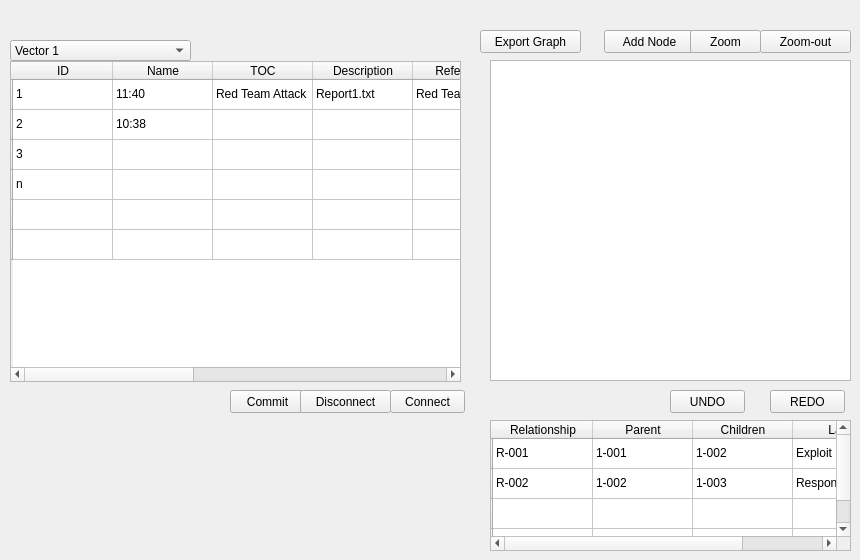
    <widget class="QWidget" name="VectorView">
     <attribute name="title">
      <string>Vector View</string>
     </attribute>
     <widget class="QTableWidget" name="VectorViewVectorTable">
      <property name="geometry">
       <rect>
        <x>10</x>
        <y>61</y>
        <width>451</width>
        <height>321</height>
       </rect>
      </property>
      <row>
       <property name="text">
        <string/>
       </property>
      </row>
      <row>
       <property name="text">
        <string/>
       </property>
      </row>
      <row>
       <property name="text">
        <string/>
       </property>
      </row>
      <row>
       <property name="text">
        <string/>
       </property>
      </row>
      <row>
       <property name="text">
        <string/>
       </property>
      </row>
      <row>
       <property name="text">
        <string/>
       </property>
      </row>
      <column>
       <property name="text">
        <string>ID</string>
       </property>
      </column>
      <column>
       <property name="text">
        <string>Name</string>
       </property>
      </column>
      <column>
       <property name="text">
        <string>TOC</string>
       </property>
      </column>
      <column>
       <property name="text">
        <string>Description</string>
       </property>
      </column>
      <column>
       <property name="text">
        <string>Reference</string>
       </property>
      </column>
      <column>
       <property name="text">
        <string>Creator</string>
       </property>
      </column>
      <column>
       <property name="text">
        <string>Event</string>
       </property>
      </column>
      <column>
       <property name="text">
        <string>Icon Type</string>
       </property>
      </column>
      <column>
       <property name="text">
        <string>Artifact</string>
       </property>
      </column>
      <column>
       <property name="text">
        <string>Visibility</string>
       </property>
      </column>
      <item row="0" column="0">
       <property name="text">
        <string>1</string>
       </property>
      </item>
      <item row="0" column="1">
       <property name="text">
        <string>11:40</string>
       </property>
      </item>
      <item row="0" column="2">
       <property name="text">
        <string>Red Team Attack</string>
       </property>
      </item>
      <item row="0" column="3">
       <property name="text">
        <string>Report1.txt</string>
       </property>
      </item>
      <item row="0" column="4">
       <property name="text">
        <string>Red Team</string>
       </property>
      </item>
      <item row="0" column="5">
       <property name="text">
        <string>Red</string>
       </property>
      </item>
      <item row="0" column="6">
       <property name="text">
        <string>Red</string>
       </property>
      </item>
      <item row="0" column="7">
       <property name="text">
        <string>File01.jpg</string>
       </property>
      </item>
      <item row="0" column="8">
       <property name="text">
        <string>notes.csv</string>
       </property>
      </item>
      <item row="1" column="0">
       <property name="text">
        <string>2</string>
       </property>
      </item>
      <item row="1" column="1">
       <property name="text">
        <string>10:38</string>
       </property>
      </item>
      <item row="2" column="0">
       <property name="text">
        <string>3</string>
       </property>
      </item>
      <item row="3" column="0">
       <property name="text">
        <string>n</string>
       </property>
      </item>
     </widget>
     <widget class="QPushButton" name="VectorViewCommitBtn">
      <property name="geometry">
       <rect>
        <x>230</x>
        <y>390</y>
        <width>75</width>
        <height>23</height>
       </rect>
      </property>
      <property name="text">
       <string>Commit</string>
      </property>
     </widget>
     <widget class="QPushButton" name="VectorViewDisconnectBtn">
      <property name="geometry">
       <rect>
        <x>300</x>
        <y>390</y>
        <width>91</width>
        <height>23</height>
       </rect>
      </property>
      <property name="text">
       <string>Disconnect</string>
      </property>
     </widget>
     <widget class="QPushButton" name="VectorViewConnectBtn">
      <property name="geometry">
       <rect>
        <x>390</x>
        <y>390</y>
        <width>75</width>
        <height>23</height>
       </rect>
      </property>
      <property name="text">
       <string>Connect</string>
      </property>
     </widget>
     <widget class="QPushButton" name="VectorViewRedoBtn">
      <property name="geometry">
       <rect>
        <x>770</x>
        <y>390</y>
        <width>75</width>
        <height>23</height>
       </rect>
      </property>
      <property name="text">
       <string>REDO</string>
      </property>
     </widget>
     <widget class="QPushButton" name="VectorViewUndoBtn">
      <property name="geometry">
       <rect>
        <x>670</x>
        <y>390</y>
        <width>75</width>
        <height>23</height>
       </rect>
      </property>
      <property name="text">
       <string>UNDO</string>
      </property>
     </widget>
     <widget class="QComboBox" name="VectorViewVectorComBox">
      <property name="geometry">
       <rect>
        <x>10</x>
        <y>40</y>
        <width>181</width>
        <height>21</height>
       </rect>
      </property>
      <item>
       <property name="text">
        <string>Vector 1</string>
       </property>
      </item>
      <item>
       <property name="text">
        <string>Vector 2</string>
       </property>
      </item>
     </widget>
     <widget class="QWidget" name="widget" native="true">
      <property name="geometry">
       <rect>
        <x>10</x>
        <y>260</y>
        <width>120</width>
        <height>80</height>
       </rect>
      </property>
     </widget>
     <widget class="QGraphicsView" name="VectorViewGraphView">
      <property name="geometry">
       <rect>
        <x>490</x>
        <y>60</y>
        <width>361</width>
        <height>321</height>
       </rect>
      </property>
     </widget>
     <widget class="QPushButton" name="VectorViewAddNodeBtn">
      <property name="geometry">
       <rect>
        <x>604</x>
        <y>30</y>
        <width>91</width>
        <height>23</height>
       </rect>
      </property>
      <property name="text">
       <string>Add Node</string>
      </property>
     </widget>
     <widget class="QPushButton" name="VectorViewExportGraphBtn">
      <property name="geometry">
       <rect>
        <x>480</x>
        <y>30</y>
        <width>101</width>
        <height>23</height>
       </rect>
      </property>
      <property name="text">
       <string>Export Graph</string>
      </property>
     </widget>
     <widget class="QTableWidget" name="VectorViewRelationshipTable">
      <property name="geometry">
       <rect>
        <x>490</x>
        <y>420</y>
        <width>361</width>
        <height>131</height>
       </rect>
      </property>
      <row>
       <property name="text">
        <string/>
       </property>
      </row>
      <row>
       <property name="text">
        <string/>
       </property>
      </row>
      <row>
       <property name="text">
        <string/>
       </property>
      </row>
      <row>
       <property name="text">
        <string/>
       </property>
      </row>
      <column>
       <property name="text">
        <string>Relationship</string>
       </property>
      </column>
      <column>
       <property name="text">
        <string>Parent</string>
       </property>
      </column>
      <column>
       <property name="text">
        <string>Children</string>
       </property>
      </column>
      <column>
       <property name="text">
        <string>Label</string>
       </property>
      </column>
      <item row="0" column="0">
       <property name="text">
        <string>R-001</string>
       </property>
      </item>
      <item row="0" column="1">
       <property name="text">
        <string>1-001</string>
       </property>
      </item>
      <item row="0" column="2">
       <property name="text">
        <string>1-002</string>
       </property>
      </item>
      <item row="0" column="3">
       <property name="text">
        <string>Exploit</string>
       </property>
      </item>
      <item row="1" column="0">
       <property name="text">
        <string>R-002</string>
       </property>
      </item>
      <item row="1" column="1">
       <property name="text">
        <string>1-002</string>
       </property>
      </item>
      <item row="1" column="2">
       <property name="text">
        <string>1-003</string>
       </property>
      </item>
      <item row="1" column="3">
       <property name="text">
        <string>Response</string>
       </property>
      </item>
     </widget>
     <widget class="QPushButton" name="VectorViewZoomBtn">
      <property name="geometry">
       <rect>
        <x>690</x>
        <y>30</y>
        <width>71</width>
        <height>23</height>
       </rect>
      </property>
      <property name="text">
       <string>Zoom</string>
      </property>
     </widget>
     <widget class="QPushButton" name="VectorViewZoomOutBtn">
      <property name="geometry">
       <rect>
        <x>760</x>
        <y>30</y>
        <width>91</width>
        <height>23</height>
       </rect>
      </property>
      <property name="text">
       <string>Zoom-out</string>
      </property>
     </widget>
    </widget>
